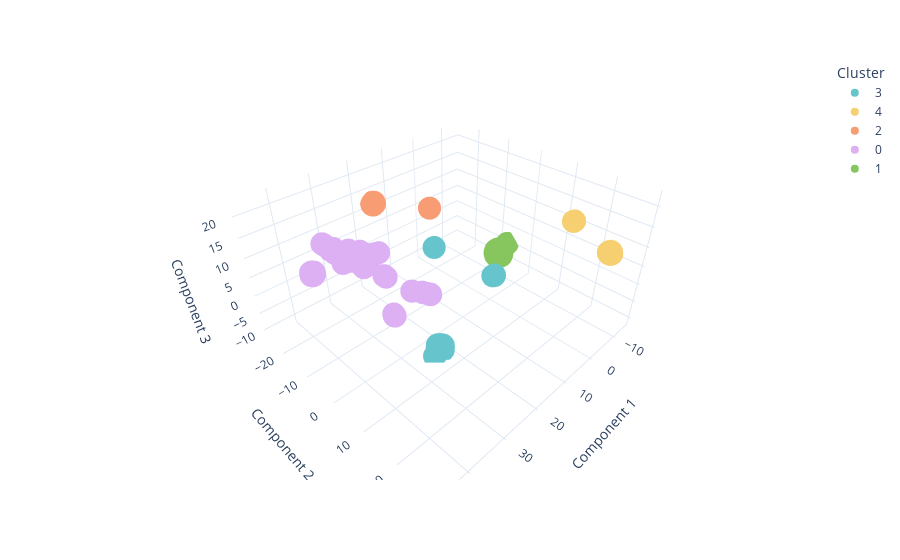

Notebook code cell kept with this figure:
### Code cell
fig = px.scatter_3d(
    data_frame=reduced_df,
    x="Component 1",
    y="Component 2",
    z="Component 3",
    color="Cluster",
    color_discrete_sequence=px.colors.qualitative.Pastel,
    hover_data=[
        "taxon_id",
        "media_id"
    ],
    template="plotly_white"
)
fig.show()

### Figure 1 — Plotly figure (JSON) as saved in the notebook; plotly's stock layout.template omitted (floating-point values rounded to 4 significant figures; data arrays with more than 128 entries replaced by an {"elided": "..."} marker saying what was removed)
{"data": [{"customdata": {"elided": "1228x2 str values"}, "hovertemplate": "Cluster=3<br>Component 1=%{x}<br>Component 2=%{y}<br>Component 3=%{z}<br>taxon_id=%{customdata[0]}<br>media_id=%{customdata[1]}<extra></extra>", "legendgroup": "3", "marker": {"color": "rgb(102, 197, 204)", "symbol": "circle"}, "mode": "markers", "name": "3", "scene": "scene", "showlegend": true, "type": "scatter3d", "x": {"elided": "1228 float values"}, "y": {"elided": "1228 float values"}, "z": {"elided": "1228 float values"}}, {"customdata": {"elided": "362x2 str values"}, "hovertemplate": "Cluster=4<br>Component 1=%{x}<br>Component 2=%{y}<br>Component 3=%{z}<br>taxon_id=%{customdata[0]}<br>media_id=%{customdata[1]}<extra></extra>", "legendgroup": "4", "marker": {"color": "rgb(246, 207, 113)", "symbol": "circle"}, "mode": "markers", "name": "4", "scene": "scene", "showlegend": true, "type": "scatter3d", "x": {"elided": "362 float values"}, "y": {"elided": "362 float values"}, "z": {"elided": "362 float values"}}, {"customdata": {"elided": "377x2 str values"}, "hovertemplate": "Cluster=2<br>Component 1=%{x}<br>Component 2=%{y}<br>Component 3=%{z}<br>taxon_id=%{customdata[0]}<br>media_id=%{customdata[1]}<extra></extra>", "legendgroup": "2", "marker": {"color": "rgb(248, 156, 116)", "symbol": "circle"}, "mode": "markers", "name": "2", "scene": "scene", "showlegend": true, "type": "scatter3d", "x": {"elided": "377 float values"}, "y": {"elided": "377 float values"}, "z": {"elided": "377 float values"}}, {"customdata": {"elided": "2183x2 str values"}, "hovertemplate": "Cluster=0<br>Component 1=%{x}<br>Component 2=%{y}<br>Component 3=%{z}<br>taxon_id=%{customdata[0]}<br>media_id=%{customdata[1]}<extra></extra>", "legendgroup": "0", "marker": {"color": "rgb(220, 176, 242)", "symbol": "circle"}, "mode": "markers", "name": "0", "scene": "scene", "showlegend": true, "type": "scatter3d", "x": {"elided": "2183 float values"}, "y": {"elided": "2183 float values"}, "z": {"elided": "2183 float values"}}, {"customdata": {"elided": "1626x2 str values"}, "hovertemplate": "Cluster=1<br>Component 1=%{x}<br>Component 2=%{y}<br>Component 3=%{z}<br>taxon_id=%{customdata[0]}<br>media_id=%{customdata[1]}<extra></extra>", "legendgroup": "1", "marker": {"color": "rgb(135, 197, 95)", "symbol": "circle"}, "mode": "markers", "name": "1", "scene": "scene", "showlegend": true, "type": "scatter3d", "x": {"elided": "1626 float values"}, "y": {"elided": "1626 float values"}, "z": {"elided": "1626 float values"}}], "layout": {"legend": {"title": {"text": "Cluster"}, "tracegroupgap": 0}, "margin": {"t": 60}, "scene": {"domain": {"x": [0, 1], "y": [0, 1]}, "xaxis": {"title": {"text": "Component 1"}}, "yaxis": {"title": {"text": "Component 2"}}, "zaxis": {"title": {"text": "Component 3"}}}}}
